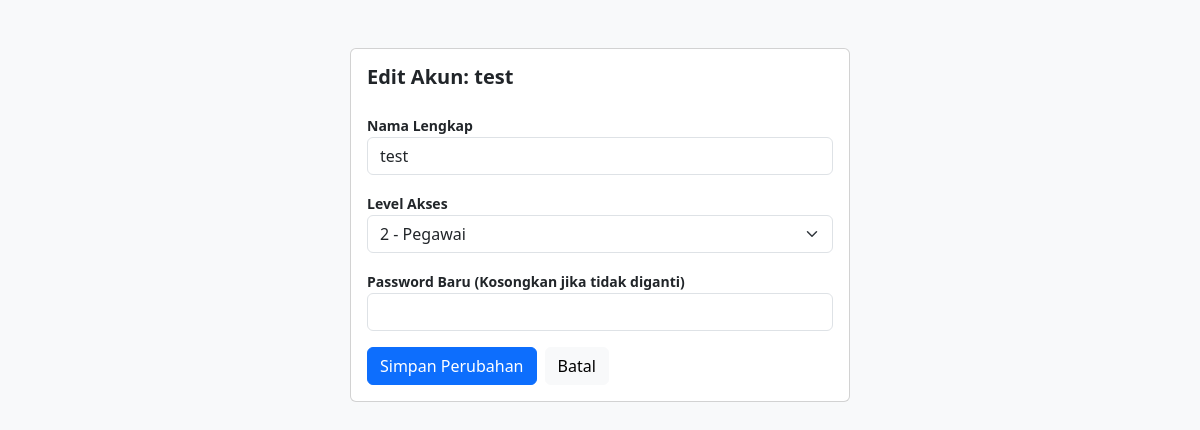
Before: /class/user_edit.php?id=4 (signed in) with the older database file.
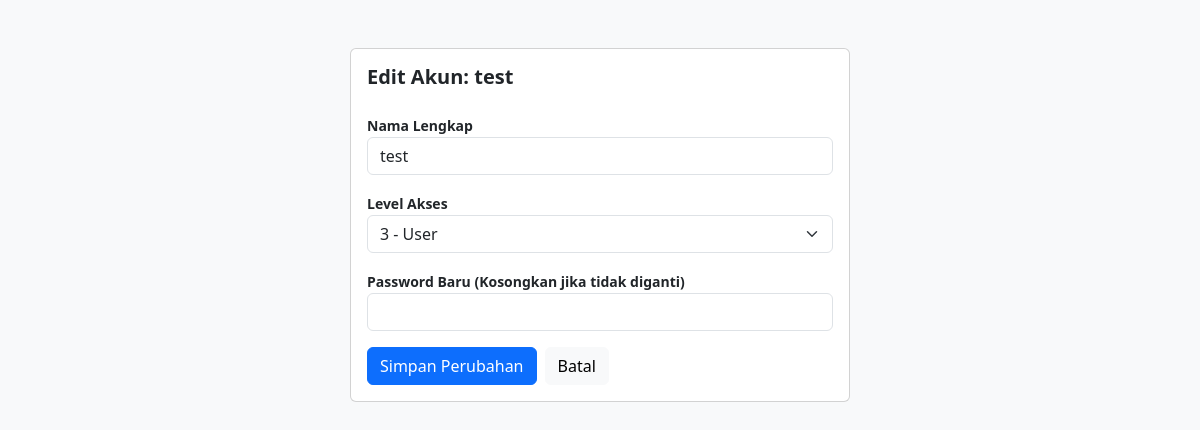
After: the same page with the newer database file.
### tables this page shows
CREATE TABLE `users` (
  `id_user` int(11) NOT NULL,
  `username` varchar(50) NOT NULL,
  `password` varchar(255) NOT NULL,
  `nama_lengkap` varchar(100) DEFAULT NULL,
  `level` int(11) NOT NULL COMMENT '0:SuperUser, 1:Admin, 2:Pegawai, 3:User'
);

### class/user_edit.php (the view, shortened to what this page needs)
<?php
include 'koneksi.php';
$id = $_GET['id'];
$data = mysqli_fetch_array(mysqli_query($conn, "SELECT * FROM users WHERE id_user='$id'"));
?>
<!DOCTYPE html>
<html>
<head>
    <link href="https://cdn.jsdelivr.net/npm/bootstrap@5.3.0/dist/css/bootstrap.min.css" rel="stylesheet">
</head>
<body class="bg-light p-5">
    <div class="card mx-auto" style="max-width: 500px;">
        <div class="card-body">
            <h5 class="fw-bold mb-4">Edit Akun: <?= $data['username']; ?></h5>
            <form method="POST">
                <div class="mb-3">
                    <label class="small fw-bold">Nama Lengkap</label>
                    <input type="text" name="nama_lengkap" class="form-control" value="<?= $data['nama_lengkap']; ?>" required>
                </div>
                <div class="mb-3">
                    <label class="small fw-bold">Level Akses</label>
                    <select name="level" class="form-select">
                        <option value="2" <?= $data['level']==2?'selected':''; ?>>2 - Pegawai</option>
                        <option value="3" <?= $data['level']==3?'selected':''; ?>>3 - User</option>
                    </select>
                </div>
                <div class="mb-3">
                    <label class="small fw-bold">Password Baru (Kosongkan jika tidak diganti)</label>
                    <input type="password" name="password" class="form-control">
                </div>
                <div class="d-flex gap-2">
                    <button type="submit" name="edit_user" class="btn btn-primary">Simpan Perubahan</button>
                    <a href="user_manage.php" class="btn btn-light">Batal</a>
                </div>
            </form>
        </div>
    </div>
</body>
</html>

Changed rows visible on the page:
changed users "test": level "2 - Pegawai" → "3 - User"
